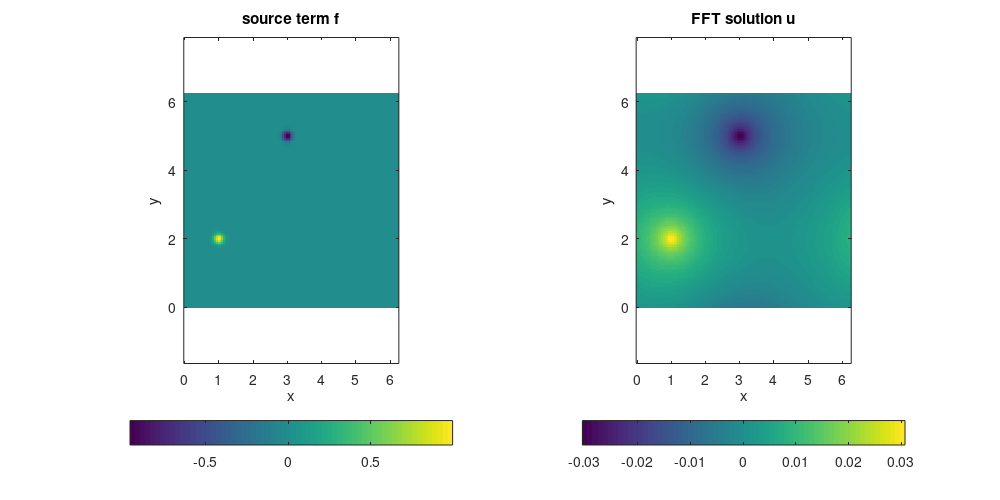
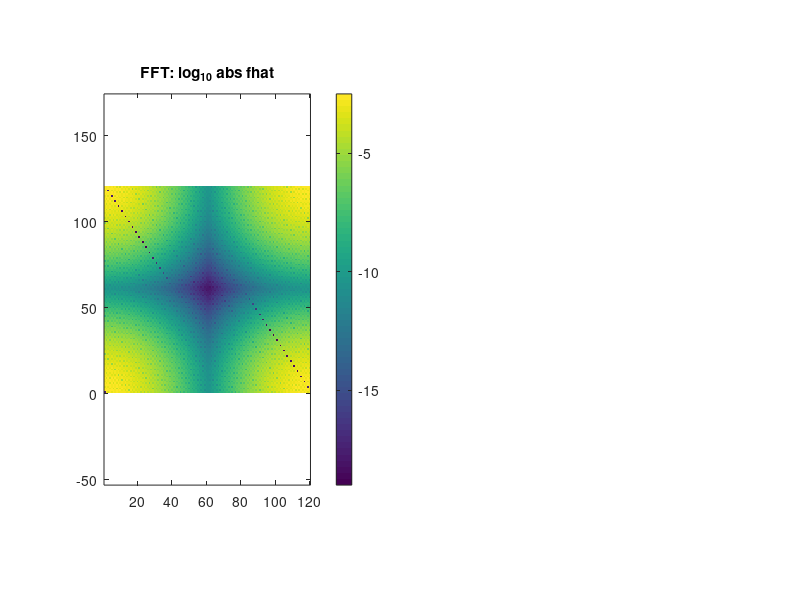
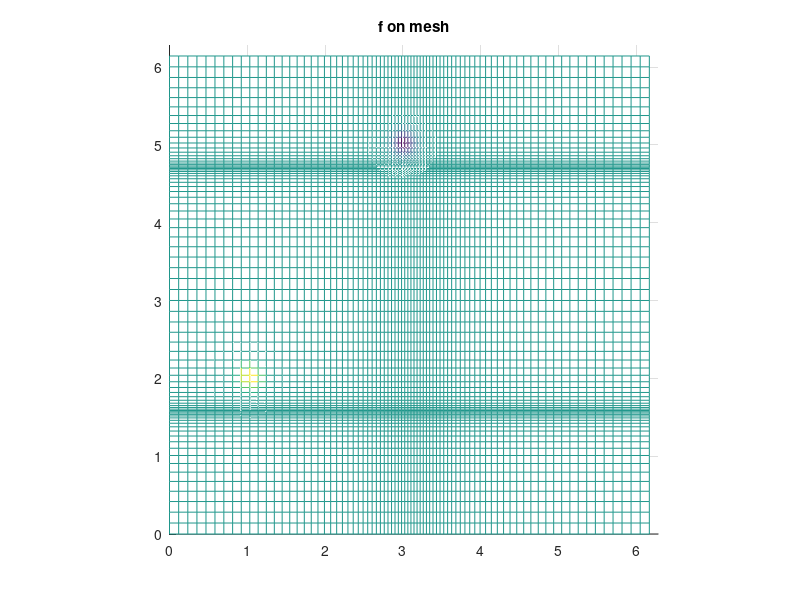

MATLAB code to generate these figures, in order: (Note: this script raises an error after producing the figures.)
% Demo solving Poisson eqn on nonuniform grid in [0,2pi)^2 periodic box.
% The NU grid has a quadrature rule associated with it, meaning that no
% inverse-NUFFT is needed. We use simple tensor-prod grid to illustrate.
% Barnett 2/14/20
clear; close all;

% source function in [0,2pi)^2 (eps-periodic, zero-mean to be consistent)
w0 = 0.1;  % width of bumps
src = @(x,y) exp(-0.5*((x-1).^2+(y-2).^2)/w0^2)-exp(-0.5*((x-3).^2+(y-5).^2)/w0^2);

% A) Solve -\Delta u = f, on regular grid via FFT, to warm up..................
disp('FFT on reg grid...');
ns = 40:20:120;   % convergence study of grid points per side
ns = 2*ceil(ns/2);      % insure even
for i=1:numel(ns), n = ns(i);
  x = 2*pi*(0:n-1)/n;   % grid
  [xx yy] = ndgrid(x,x);   % ordering: x fast, y slow
  f = src(xx,yy);         % eval source on grid
  fhat = ifft2(f);        % Fourier series coeffs by Euler-F projection
  k = [0:n/2-1 -n/2:-1];   % Fourier mode grid
  [kx ky] = ndgrid(k,k);
  kfilter = 1./(kx.^2+ky.^2);    % inverse -Laplacian in Fourier space
  kfilter(1,1) = 0;   % kill the average, zero mode (even if inconsistent)
  kfilter(n/2+1,:) = 0; kfilter(:,n/2+1) = 0; % kill n/2 modes since non-symm
  u = fft2(kfilter.*fhat);   % do it
  u = real(u);
  fprintf('n=%d:\t\tu(0,0) = %.15e\n',n,u(1,1))   % check conv at a point
end
% we observe spectral convergence to 14 digits
%fhat(37,15)               % check a mode
figure(1); subplot(1,2,1); imagesc(log10(abs(fhat))); axis equal xy tight; colorbar; title('FFT: log_{10} abs fhat');
figure(2); subplot(1,2,1); imagesc(x,x,f'); colorbar('southoutside');  % show it
axis xy equal tight; title('source term f'); xlabel('x'); ylabel('y');
subplot(1,2,2); imagesc(x,x,u'); colorbar('southoutside');
axis xy equal tight; title('FFT solution u'); xlabel('x'); ylabel('y'); drawnow
set(gcf,'paperposition',[0 0 10 5]); print -dpng ../../docs/pics/pois_fft.png

% B) solve on general nonuniform tensor prod grid............................
tol = 1e-12;       % precision
fprintf('NUFFT on tensor-prod NU (known-quadrature) grid... tol=%g\n',tol);
% smooth maps from [0,2pi) -> [0,2pi) that generate 1d quadrature rules
mapx = @(t) t + 0.5*sin(t); mapxp = @(t) 1 + 0.5*cos(t);       % its exact deriv
mapy = @(t) t + 0.4*sin(2*t); mapyp = @(t) 1 + 0.8*cos(2*t);
% (note I chose map(0)=0 so that the origin remains "on grid" for conv test)

ns = 80:40:240; ns = 2*ceil(ns/2);  % convergence study of grid points per side
for i=1:numel(ns), n = ns(i);
  t = 2*pi*(0:n-1)/n;         % unif grid
  xm = mapx(t); ym = mapy(t);  % actual 1d grids
  xw = mapxp(t); yw = mapyp(t);  % 1d quadrature weight jacobian factors
  ww = xw'*yw / n^2;      % 2d quadr weights, including 1/(2pi)^2 in E-F integr
  [xx yy] = ndgrid(xm,ym);       % 2d NU pts
  f = src(xx,yy);
  if i==1, figure(3); mesh(xm,ym,f'); view(2); axis equal; axis([0 2*pi 0 2*pi]); title('f on mesh'); end
  Nk = 0.5*n; Nk = 2*ceil(Nk/2);  % modes to trust due to quadr err (dep on map)
  o.modeord = 1;      % fft output mode ordering
  fhat = finufft2d1(xx(:),yy(:),f(:).*ww(:),1,tol,Nk,Nk,o);  % do E-F
  % note: since tensor-prod case, could do stack of 1d1 NUFFTs faster :)
  k = [0:Nk/2-1 -Nk/2:-1];   % Fourier mode grid
  [kx ky] = ndgrid(k,k);
  kfilter = 1./(kx.^2+ky.^2);  % inverse -Laplacian in Fourier space (as above)
  kfilter(1,1) = 0; kfilter(Nk/2+1,:) = 0; kfilter(:,Nk/2+1) = 0;
  u = finufft2d2(xx,yy,-1,tol,kfilter.*fhat,o);   % eval filtered F series @ NU
  u = reshape(real(u),[n n]);
  fprintf('n=%d:\tNk=%d\tu(0,0) = %.15e\n',n,Nk,u(1,1))  % conv at same pt
end
%fhat(37,15)            % check a mode
figure(1); subplot(1,2,2); imagesc(log10(abs(fhat))); axis equal xy tight; colorbar; title('NUFFT: log_{10} abs fhat');
figure(4); subplot(1,2,1); mesh(xm,ym,f'); view(2); colorbar('southoutside');
axis equal tight; title('source term f'); xlabel('x'); ylabel('y');
subplot(1,2,2); mesh(xm,ym,u'); view(2); colorbar('southoutside');
axis equal tight; title('NUFFT solution u'); xlabel('x'); ylabel('y');

% C) solve on general nonuniform (still quadrature) grid.......................
tol = 1e-12;       % precision
fprintf('NUFFT on general NU (known-quadrature) grid... tol=%g\n',tol);
% smooth bijec map from [0,2pi)^2 -> [0,2pi)^2, generates quadrature rule
map = @(t,s) [t + 0.5*sin(t) + 0.2*sin(2*s); s + 0.3*sin(2*s) + 0.3*sin(s-t)];
mapJ = @(t,s) [1 + 0.5*cos(t), 0.4*cos(2*s); ...
               -0.3*cos(s-t),  1+0.6*cos(2*s)+0.3*cos(s-t)]; % 2x2 Jacobian
% (note I chose map(0,0)=(0,0) so the origin remains "on grid" for conv test)

ns = 80:40:240; ns = 2*ceil(ns/2);  % convergence study of grid points per side
for i=1:numel(ns), n = ns(i);
  t = 2*pi*(0:n-1)/n;           % 1d unif grid
  [tt ss] = ndgrid(t,t);
  xxx = map(tt(:)',ss(:)');
  xx = reshape(xxx(1,:),[n n]); yy = reshape(xxx(2,:),[n n]);  % 2d NU pts
  J = mapJ(tt(:)',ss(:)');
  detJ = J(1,1:n^2).*J(2,n^2+1:end) - J(2,1:n^2).*J(1,n^2+1:end);
  ww = detJ / n^2;      % 2d quadr weights, including 1/(2pi)^2 in E-F integr
  f = src(xx,yy);
  if i==1, figure(3); mesh(xx,yy,f); view(2); axis equal; axis([0 2*pi 0 2*pi]); title('f on mesh'); end
  Nk = 0.5*n; Nk = 2*ceil(Nk/2);  % modes to trust due to quadr err (dep on map)
  o.modeord = 1;      % fft output mode ordering
  fhat = finufft2d1(xx(:),yy(:),f(:).*ww(:),1,tol,Nk,Nk,o);  % step 1: do E-F
  k = [0:Nk/2-1 -Nk/2:-1];   % Fourier mode grid
  [kx ky] = ndgrid(k,k);
  kfilter = 1./(kx.^2+ky.^2);  % inverse -Laplacian in Fourier space (as above)
  kfilter(1,1) = 0; kfilter(Nk/2+1,:) = 0; kfilter(:,Nk/2+1) = 0;
  u = finufft2d2(xx,yy,-1,tol,kfilter.*fhat,o);   % eval filtered F series @ NU
  u = reshape(real(u),[n n]);
  fprintf('n=%d:\tNk=%d\tu(0,0) = %.15e\n',n,Nk,u(1,1))  % conv at same pt
end
%fhat(37,15)            % check a mode
figure(1); subplot(1,2,2); imagesc(log10(abs(fhat))); axis equal xy tight; colorbar; title('NUFFT: log_{10} abs fhat');
figure(4); subplot(1,2,1); mesh(xx,yy,f); view(2); colorbar('southoutside');
axis equal tight; title('source term f'); xlabel('x'); ylabel('y');
subplot(1,2,2); mesh(xx,yy,u); view(2); colorbar('southoutside');
axis equal tight; title('NUFFT solution u'); xlabel('x'); ylabel('y');

% Note: if you really wanted to have an adaptive grid, using Fourier modes
% is a waste, since you need as many modes as nodes in a uniform FFT solver;
% you may as well use an FFT solver. For a fully adaptive fast Poisson solver
% use a "box-code", ie, periodic FMM applied to a quad-tree quadrature scheme.
